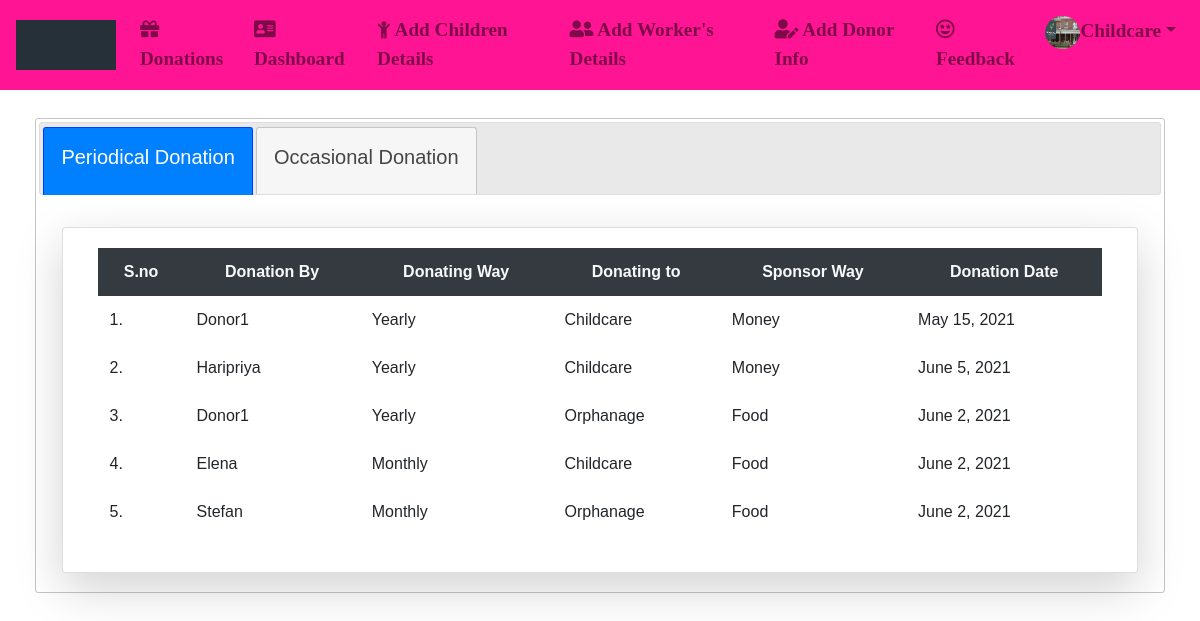
/info/ (signed in), run on the app's committed database.
### App/models.py (models this page shows)
class User(AbstractUser):
	img= models.ImageField(upload_to='Profiles/',default="profile.png")
	dob=models.DateField(null=True,blank=True)
	g=[('Male','Male'),('Female','Female')]
	gender=models.CharField(max_length=10,choices=g,null=True,blank=True)
	ph_no=models.CharField(max_length=10)
	pan_no=models.CharField(max_length=10,null=True,blank=True)
	address=models.CharField(max_length=100)
	postal_code=models.CharField(max_length=7)
	city=models.CharField(max_length=20)
	state=models.CharField(max_length=20,default='Andhra Pradesh')
	country=models.CharField(max_length=20,default='India')
	idgen = models.TextField(blank=True)
	p=[(1,'Donor'),(2,'Organisation'),(3,'Guest')]
	role=models.IntegerField(choices=p,default=3)

class Donate(models.Model):
	d=[('Select',"Select"),('Yearly',"Yearly Once"),('Monthly',"Monthly Once"),('Quarterly',"Quarterly Once"),('One Time',"One time donation")]
	s=[('Select',"Select"),('Food',"Food"),('Clothes',"Clothes"),('Money',"Money")]
	username=models.CharField(max_length=50)
	email=models.EmailField(max_length=50)
	ways_to_donate=models.CharField(max_length=50,choices=d,default='Select')
	donating_to=models.CharField(max_length=50)
	sponsor_way=models.CharField(max_length=50,choices=s,default='Select')
	donating_date=models.DateField()
	uid=models.ForeignKey(User,on_delete=models.CASCADE)

### App/views.py (the view)
# urls.py: path('info/',views.information,name="info"),
def information(request):
	d=Donate.objects.all()
	o=OccDonate.objects.all()
	return render(request,'html/information.html',{'d':d,'o':o})

### App/templates/html/information.html (shortened to what this page needs)
{% extends 'html/base.html' %}
{% block content %}
<div class="container-fluid mt-2">
	<div class="card-body">
		<div id="tabs">
  			<ul>
    			<li><a href="#tab1"class="btn btn col-sm my-2 mx-auto"><h5>Periodical Donation</h5></a></li>
    			<li><a href="#tab2"class="btn btn col-sm my-2 mx-auto"><h5>Occasional Donation</h5></a></li>
  			</ul>
  			<div id="tab1">
  				<div class="container-fluid mt-2">
				<div class="row">
  				<div class="card col-md mt-2 shadow-lg">
				<div class="card-body">
				<table class="table table-borderless table-center">
					<tr class="bg-dark text-light text-center">
						<th>S.no</th>
						<th>Donation By</th>
						<th>Donating Way</th>
						<th>Donating to</th>
						<th>Sponsor Way</th>
						<th>Donation Date</th>
					</tr>
            		{% for k in d %}
            		<tr>
            			<td>{{forloop.counter}}.</td>
            			<td>{{k.username}}</td>
            			<td>{{k.ways_to_donate}}</td>
            			<td>{{k.donating_to}}</td>
            			<td>{{k.sponsor_way}}</td>
            			<td>{{k.donating_date}}</td>
            		</tr>
            		{% endfor %}
            	</table>
			</div>
		</div>
	</div>
</div>
</div>
</div>
</div>
</div>
{% endblock %}

### App/templates/html/navbar.html (shortened to what this page needs)
{% load static %}
<link rel="stylesheet" href="https://use.fontawesome.com/releases/v5.7.0/css/all.css">
<link rel="stylesheet" href="https://cdnjs.cloudflare.com/ajax/libs/font-awesome/4.7.0/css/font-awesome.min.css">
<nav class="navbar navbar-expand-md navbar-light" style="background-color:#FF1493;">
  <a class="navbar-brand" href="{% url 'hm' %}"> <img src="{% static 'images/gif.gif' %}" alt="logo" style="width:100px;height:50px">
</a>
  <div style="font-family:Garamond;font-weight:bold;font-size: 120%;">
  <div class="collapse navbar-collapse" id="collapsibleNavbar">
    <ul class="navbar-nav">
      {% if not user.is_authenticated %}
      <li class="nav-item">
        <a class="nav-link" href="{% url 'cr' %}"><i class="fas fa-home"></i> Home</a>
      </li>
      <li class="nav-item">
        <a class="nav-link" href="{% url 'rg' %}"><i class='fas fa-user-plus'></i> Register Here</a>
      </li>
      <li class="nav-item">
        <a class="nav-link" href="{% url 'lg' %}"><i class="fas fa-address-card"></i> Login</a>
      </li>
{% elif user.role == 2 %}
      <li class="nav-item">
        <a class="nav-link" href="{% url 'vi' %}"><i class='fas fa-gift'></i> Donations</a>
      </li>
      <li class="nav-item">
        <a class="nav-link" href="{% url 'dash' %}"><i class='fas fa-address-card'></i> Dashboard</a>
      </li>
      <li class="nav-item">
        <a class="nav-link" href="{% url 'ci' %}"><i class="fa fa-child"></i> Add Children Details</a>
      </li>
      <li class="nav-item">
        <a class="nav-link" href="{% url 'wi' %}"><i class='fas fa-user-friends'></i> Add Worker's Details</a>
      </li>
      <li class="nav-item">
        <a class="nav-link" href="{% url 'di' %}"><i class='fas fa-user-edit'></i> Add Donor Info</a>
      </li>
      <li class="nav-item">
      <a class="nav-link" href="{% url 'fb' %}"><i class='far fa-grin-stars'></i> Feedback</a>
      </li>
      <li class="dropdown">
       <a type="button" class="nav-link dropdown-toggle" data-toggle="dropdown"><img src="{{request.user.img.url}}" height="33px" width="35px" class="rounded-circle" />{{user.username}}</a>
</li>
      {% endif %}
  </ul>
  </div>
  </div>
</nav>

### data on the page
User: user.img (picture), username "Childcare"
Donate: username "Donor1", ways_to_donate "Yearly", donating_to "Childcare", sponsor_way "Money", donating_date "May 15, 2021"
Donate: username "Haripriya", ways_to_donate "Yearly", donating_to "Childcare", sponsor_way "Money", donating_date "June 5, 2021"
Donate: username "Donor1", ways_to_donate "Yearly", donating_to "Orphanage", sponsor_way "Food", donating_date "June 2, 2021"
Donate: username "Elena", ways_to_donate "Monthly", donating_to "Childcare", sponsor_way "Food", donating_date "June 2, 2021"
Donate: username "Stefan", ways_to_donate "Monthly", donating_to "Orphanage", sponsor_way "Food", donating_date "June 2, 2021"
